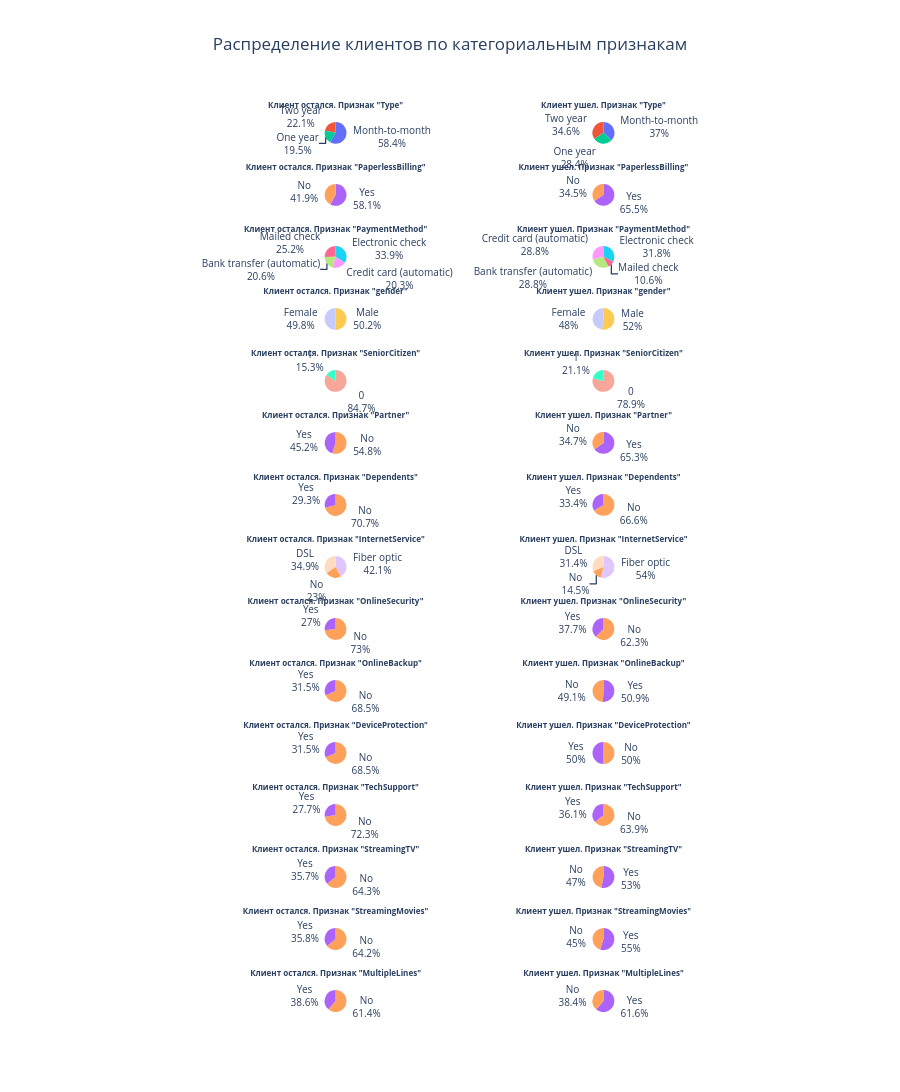

Notebook cell for this chart:
### Markdown cell above
В список категориальных признаков для визуализации добавим также признак `'SeniorCitizen'`.

### Code cell
columns_list = ['Type', 'PaperlessBilling', 'PaymentMethod', 'gender', 
                'SeniorCitizen', 'Partner', 'Dependents', 'InternetService', 
                'OnlineSecurity', 'OnlineBackup', 'DeviceProtection', 
                'TechSupport', 'StreamingTV', 'StreamingMovies', 'MultipleLines']


fig = make_subplots(rows=len(columns_list), cols=2, 
                    specs=[[{'type':'domain'}] *2] *len(columns_list), 
                    vertical_spacing=0.02,                        
                    )
for i, column in enumerate(columns_list):
    
    fig.add_trace(go.Pie(labels=full.query('Left==0')[column].value_counts().index, 
                         values=full.query('Left==0')[column].value_counts().values, 
                         name=f'Остались. Признак "{column}"', 
                         showlegend=False,
                         title=f'<b>Клиент остался. Признак "{column}"<br> <br></b>'),
                  i+1, 1)
    
    fig.add_trace(go.Pie(labels=full.query('Left==1')[column].value_counts().index, 
                         values=full.query('Left==1')[column].value_counts().values, 
                         name=f'Ушли. Признак "{column}"', 
                         showlegend=False,
                         title=f'<b>Клиент ушел. Признак "{column}"<br> <br></b>'), 
                  i+1, 2)

fig.update_traces(textinfo='label+percent', 
                  insidetextorientation='horizontal',
                  textfont_size=10)

fig.update_layout(title='Распределение клиентов по категориальным признакам', 
                  title_x=0.5, height=300 *len(columns_list) 
                  ) 

fig

### Figure 1 — Plotly figure (JSON) as saved in the notebook; plotly's stock layout.template omitted (floating-point values rounded to 4 significant figures)
{"data": [{"domain": {"x": [0, 0.45], "y": [0.952, 1]}, "insidetextorientation": "horizontal", "labels": ["Month-to-month", "Two year", "One year"], "name": "Остались. Признак \"Type\"", "showlegend": false, "textfont": {"size": 10}, "textinfo": "label+percent", "title": {"text": "<b>Клиент остался. Признак \"Type\"<br> <br></b>"}, "type": "pie", "values": [3468, 1314, 1160]}, {"domain": {"x": [0.55, 1], "y": [0.952, 1]}, "insidetextorientation": "horizontal", "labels": ["Month-to-month", "Two year", "One year"], "name": "Ушли. Признак \"Type\"", "showlegend": false, "textfont": {"size": 10}, "textinfo": "label+percent", "title": {"text": "<b>Клиент ушел. Признак \"Type\"<br> <br></b>"}, "type": "pie", "values": [407, 381, 313]}, {"domain": {"x": [0, 0.45], "y": [0.884, 0.932]}, "insidetextorientation": "horizontal", "labels": ["Yes", "No"], "name": "Остались. Признак \"PaperlessBilling\"", "showlegend": false, "textfont": {"size": 10}, "textinfo": "label+percent", "title": {"text": "<b>Клиент остался. Признак \"PaperlessBilling\"<br> <br></b>"}, "type": "pie", "values": [3450, 2492]}, {"domain": {"x": [0.55, 1], "y": [0.884, 0.932]}, "insidetextorientation": "horizontal", "labels": ["Yes", "No"], "name": "Ушли. Признак \"PaperlessBilling\"", "showlegend": false, "textfont": {"size": 10}, "textinfo": "label+percent", "title": {"text": "<b>Клиент ушел. Признак \"PaperlessBilling\"<br> <br></b>"}, "type": "pie", "values": [721, 380]}, {"domain": {"x": [0, 0.45], "y": [0.816, 0.864]}, "insidetextorientation": "horizontal", "labels": ["Electronic check", "Mailed check", "Bank transfer (automatic)", "Credit card (automatic)"], "name": "Остались. Признак \"PaymentMethod\"", "showlegend": false, "textfont": {"size": 10}, "textinfo": "label+percent", "title": {"text": "<b>Клиент остался. Признак \"PaymentMethod\"<br> <br></b>"}, "type": "pie", "values": [2015, 1495, 1227, 1205]}, {"domain": {"x": [0.55, 1], "y": [0.816, 0.864]}, "insidetextorientation": "horizontal", "labels": ["Electronic check", "Credit card (automatic)", "Bank transfer (automatic)", "Mailed check"], "name": "Ушли. Признак \"PaymentMethod\"", "showlegend": false, "textfont": {"size": 10}, "textinfo": "label+percent", "title": {"text": "<b>Клиент ушел. Признак \"PaymentMethod\"<br> <br></b>"}, "type": "pie", "values": [350, 317, 317, 117]}, {"domain": {"x": [0, 0.45], "y": [0.748, 0.796]}, "insidetextorientation": "horizontal", "labels": ["Male", "Female"], "name": "Остались. Признак \"gender\"", "showlegend": false, "textfont": {"size": 10}, "textinfo": "label+percent", "title": {"text": "<b>Клиент остался. Признак \"gender\"<br> <br></b>"}, "type": "pie", "values": [2982, 2960]}, {"domain": {"x": [0.55, 1], "y": [0.748, 0.796]}, "insidetextorientation": "horizontal", "labels": ["Male", "Female"], "name": "Ушли. Признак \"gender\"", "showlegend": false, "textfont": {"size": 10}, "textinfo": "label+percent", "title": {"text": "<b>Клиент ушел. Признак \"gender\"<br> <br></b>"}, "type": "pie", "values": [573, 528]}, {"domain": {"x": [0, 0.45], "y": [0.68, 0.728]}, "insidetextorientation": "horizontal", "labels": [0, 1], "name": "Остались. Признак \"SeniorCitizen\"", "showlegend": false, "textfont": {"size": 10}, "textinfo": "label+percent", "title": {"text": "<b>Клиент остался. Признак \"SeniorCitizen\"<br> <br></b>"}, "type": "pie", "values": [5032, 910]}, {"domain": {"x": [0.55, 1], "y": [0.68, 0.728]}, "insidetextorientation": "horizontal", "labels": [0, 1], "name": "Ушли. Признак \"SeniorCitizen\"", "showlegend": false, "textfont": {"size": 10}, "textinfo": "label+percent", "title": {"text": "<b>Клиент ушел. Признак \"SeniorCitizen\"<br> <br></b>"}, "type": "pie", "values": [869, 232]}, {"domain": {"x": [0, 0.45], "y": [0.612, 0.66]}, "insidetextorientation": "horizontal", "labels": ["No", "Yes"], "name": "Остались. Признак \"Partner\"", "showlegend": false, "textfont": {"size": 10}, "textinfo": "label+percent", "title": {"text": "<b>Клиент остался. Признак \"Partner\"<br> <br></b>"}, "type": "pie", "values": [3259, 2683]}, {"domain": {"x": [0.55, 1], "y": [0.612, 0.66]}, "insidetextorientation": "horizontal", "labels": ["Yes", "No"], "name": "Ушли. Признак \"Partner\"", "showlegend": false, "textfont": {"size": 10}, "textinfo": "label+percent", "title": {"text": "<b>Клиент ушел. Признак \"Partner\"<br> <br></b>"}, "type": "pie", "values": [719, 382]}, {"domain": {"x": [0, 0.45], "y": [0.544, 0.592]}, "insidetextorientation": "horizontal", "labels": ["No", "Yes"], "name": "Остались. Признак \"Dependents\"", "showlegend": false, "textfont": {"size": 10}, "textinfo": "label+percent", "title": {"text": "<b>Клиент остался. Признак \"Dependents\"<br> <br></b>"}, "type": "pie", "values": [4200, 1742]}, {"domain": {"x": [0.55, 1], "y": [0.544, 0.592]}, "insidetextorientation": "horizontal", "labels": ["No", "Yes"], "name": "Ушли. Признак \"Dependents\"", "showlegend": false, "textfont": {"size": 10}, "textinfo": "label+percent", "title": {"text": "<b>Клиент ушел. Признак \"Dependents\"<br> <br></b>"}, "type": "pie", "values": [733, 368]}, {"domain": {"x": [0, 0.45], "y": [0.476, 0.524]}, "insidetextorientation": "horizontal", "labels": ["Fiber optic", "DSL", "No"], "name": "Остались. Признак \"InternetService\"", "showlegend": false, "textfont": {"size": 10}, "textinfo": "label+percent", "title": {"text": "<b>Клиент остался. Признак \"InternetService\"<br> <br></b>"}, "type": "pie", "values": [2501, 2075, 1366]}, {"domain": {"x": [0.55, 1], "y": [0.476, 0.524]}, "insidetextorientation": "horizontal", "labels": ["Fiber optic", "DSL", "No"], "name": "Ушли. Признак \"InternetService\"", "showlegend": false, "textfont": {"size": 10}, "textinfo": "label+percent", "title": {"text": "<b>Клиент ушел. Признак \"InternetService\"<br> <br></b>"}, "type": "pie", "values": [595, 346, 160]}, {"domain": {"x": [0, 0.45], "y": [0.408, 0.456]}, "insidetextorientation": "horizontal", "labels": ["No", "Yes"], "name": "Остались. Признак \"OnlineSecurity\"", "showlegend": false, "textfont": {"size": 10}, "textinfo": "label+percent", "title": {"text": "<b>Клиент остался. Признак \"OnlineSecurity\"<br> <br></b>"}, "type": "pie", "values": [4338, 1604]}, {"domain": {"x": [0.55, 1], "y": [0.408, 0.456]}, "insidetextorientation": "horizontal", "labels": ["No", "Yes"], "name": "Ушли. Признак \"OnlineSecurity\"", "showlegend": false, "textfont": {"size": 10}, "textinfo": "label+percent", "title": {"text": "<b>Клиент ушел. Признак \"OnlineSecurity\"<br> <br></b>"}, "type": "pie", "values": [686, 415]}, {"domain": {"x": [0, 0.45], "y": [0.34, 0.388]}, "insidetextorientation": "horizontal", "labels": ["No", "Yes"], "name": "Остались. Признак \"OnlineBackup\"", "showlegend": false, "textfont": {"size": 10}, "textinfo": "label+percent", "title": {"text": "<b>Клиент остался. Признак \"OnlineBackup\"<br> <br></b>"}, "type": "pie", "values": [4073, 1869]}, {"domain": {"x": [0.55, 1], "y": [0.34, 0.388]}, "insidetextorientation": "horizontal", "labels": ["Yes", "No"], "name": "Ушли. Признак \"OnlineBackup\"", "showlegend": false, "textfont": {"size": 10}, "textinfo": "label+percent", "title": {"text": "<b>Клиент ушел. Признак \"OnlineBackup\"<br> <br></b>"}, "type": "pie", "values": [560, 541]}, {"domain": {"x": [0, 0.45], "y": [0.272, 0.32]}, "insidetextorientation": "horizontal", "labels": ["No", "Yes"], "name": "Остались. Признак \"DeviceProtection\"", "showlegend": false, "textfont": {"size": 10}, "textinfo": "label+percent", "title": {"text": "<b>Клиент остался. Признак \"DeviceProtection\"<br> <br></b>"}, "type": "pie", "values": [4070, 1872]}, {"domain": {"x": [0.55, 1], "y": [0.272, 0.32]}, "insidetextorientation": "horizontal", "labels": ["No", "Yes"], "name": "Ушли. Признак \"DeviceProtection\"", "showlegend": false, "textfont": {"size": 10}, "textinfo": "label+percent", "title": {"text": "<b>Клиент ушел. Признак \"DeviceProtection\"<br> <br></b>"}, "type": "pie", "values": [551, 550]}, {"domain": {"x": [0, 0.45], "y": [0.204, 0.252]}, "insidetextorientation": "horizontal", "labels": ["No", "Yes"], "name": "Остались. Признак \"TechSupport\"", "showlegend": false, "textfont": {"size": 10}, "textinfo": "label+percent", "title": {"text": "<b>Клиент остался. Признак \"TechSupport\"<br> <br></b>"}, "type": "pie", "values": [4296, 1646]}, {"domain": {"x": [0.55, 1], "y": [0.204, 0.252]}, "insidetextorientation": "horizontal", "labels": ["No", "Yes"], "name": "Ушли. Признак \"TechSupport\"", "showlegend": false, "textfont": {"size": 10}, "textinfo": "label+percent", "title": {"text": "<b>Клиент ушел. Признак \"TechSupport\"<br> <br></b>"}, "type": "pie", "values": [703, 398]}, {"domain": {"x": [0, 0.45], "y": [0.136, 0.184]}, "insidetextorientation": "horizontal", "labels": ["No", "Yes"], "name": "Остались. Признак \"StreamingTV\"", "showlegend": false, "textfont": {"size": 10}, "textinfo": "label+percent", "title": {"text": "<b>Клиент остался. Признак \"StreamingTV\"<br> <br></b>"}, "type": "pie", "values": [3819, 2123]}, {"domain": {"x": [0.55, 1], "y": [0.136, 0.184]}, "insidetextorientation": "horizontal", "labels": ["Yes", "No"], "name": "Ушли. Признак \"StreamingTV\"", "showlegend": false, "textfont": {"size": 10}, "textinfo": "label+percent", "title": {"text": "<b>Клиент ушел. Признак \"StreamingTV\"<br> <br></b>"}, "type": "pie", "values": [584, 517]}, {"domain": {"x": [0, 0.45], "y": [0.068, 0.116]}, "insidetextorientation": "horizontal", "labels": ["No", "Yes"], "name": "Остались. Признак \"StreamingMovies\"", "showlegend": false, "textfont": {"size": 10}, "textinfo": "label+percent", "title": {"text": "<b>Клиент остался. Признак \"StreamingMovies\"<br> <br></b>"}, "type": "pie", "values": [3816, 2126]}, {"domain": {"x": [0.55, 1], "y": [0.068, 0.116]}, "insidetextorientation": "horizontal", "labels": ["Yes", "No"], "name": "Ушли. Признак \"StreamingMovies\"", "showlegend": false, "textfont": {"size": 10}, "textinfo": "label+percent", "title": {"text": "<b>Клиент ушел. Признак \"StreamingMovies\"<br> <br></b>"}, "type": "pie", "values": [606, 495]}, {"domain": {"x": [0, 0.45], "y": [0, 0.048]}, "insidetextorientation": "horizontal", "labels": ["No", "Yes"], "name": "Остались. Признак \"MultipleLines\"", "showlegend": false, "textfont": {"size": 10}, "textinfo": "label+percent", "title": {"text": "<b>Клиент остался. Признак \"MultipleLines\"<br> <br></b>"}, "type": "pie", "values": [3649, 2293]}, {"domain": {"x": [0.55, 1], "y": [0, 0.048]}, "insidetextorientation": "horizontal", "labels": ["Yes", "No"], "name": "Ушли. Признак \"MultipleLines\"", "showlegend": false, "textfont": {"size": 10}, "textinfo": "label+percent", "title": {"text": "<b>Клиент ушел. Признак \"MultipleLines\"<br> <br></b>"}, "type": "pie", "values": [678, 423]}], "layout": {"height": 4500, "title": {"text": "Распределение клиентов по категориальным признакам", "x": 0.5}}}
